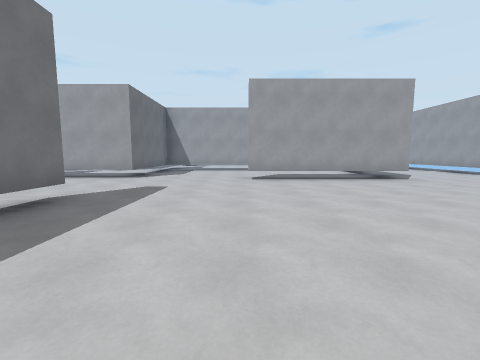
View 1 (above)

24 first-person views from a walk through a 3-D level made in the Godot game engine. The camera is 1.4 m above the floor, tilts 6° down and sees 90° across. The floor is counted in squares, 2 m on a side. Each view is taken from the middle of a square. On the plan, view 1 faces up. The plan holds only what a view shows up to about 9 squares ahead; the rest is blank.

View 2
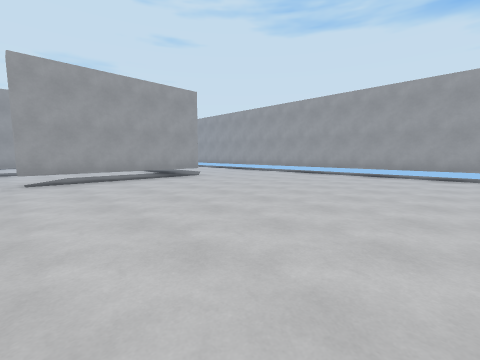

View 3
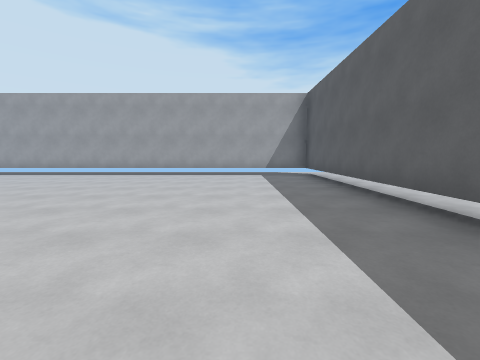

View 4
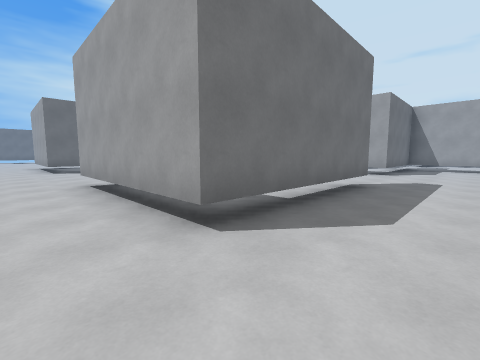

View 5
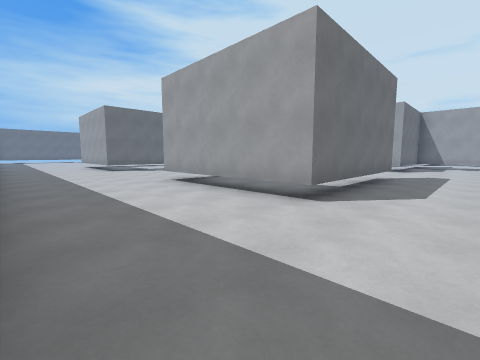

View 6
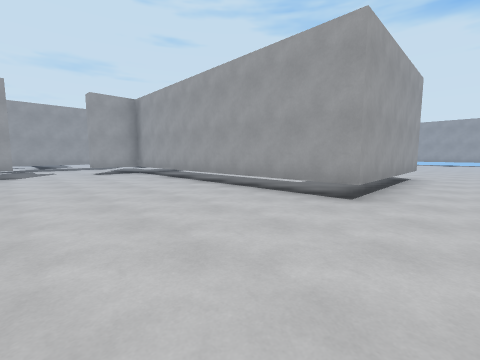

View 7
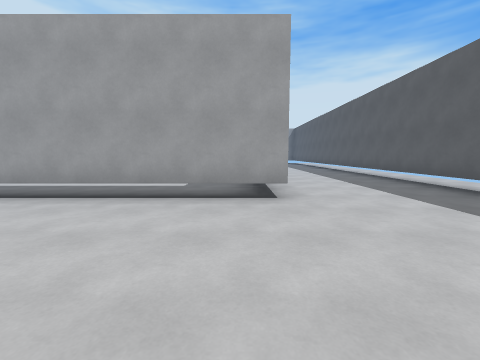

View 8
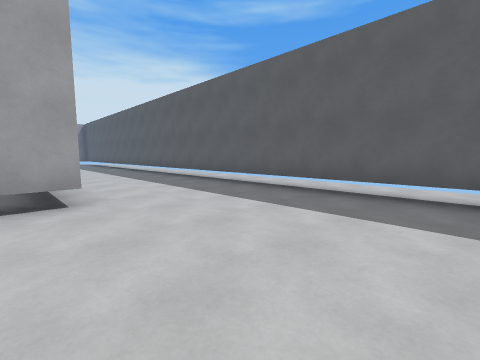

View 9
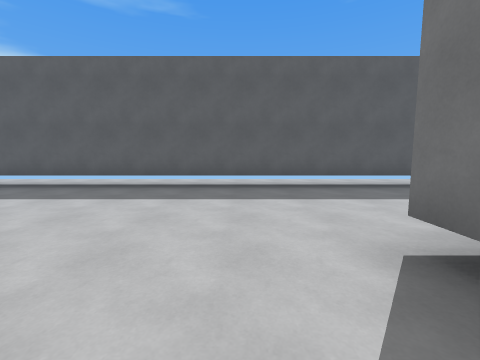

View 10
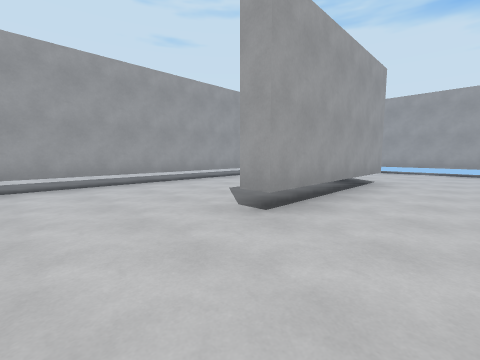

View 11
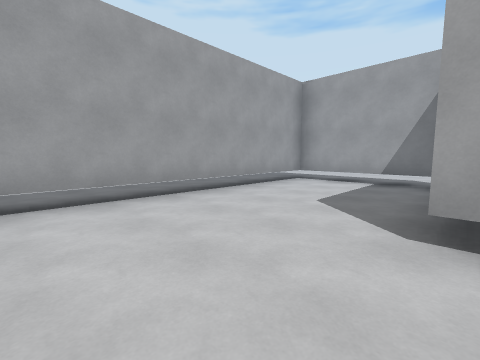

View 12
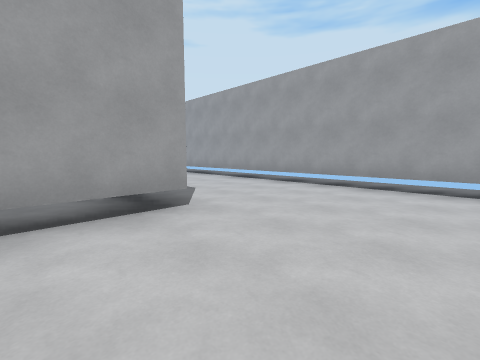

View 13
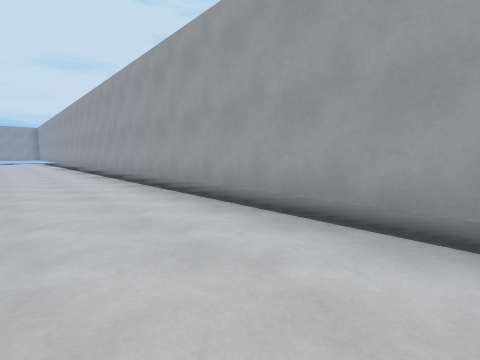

View 14
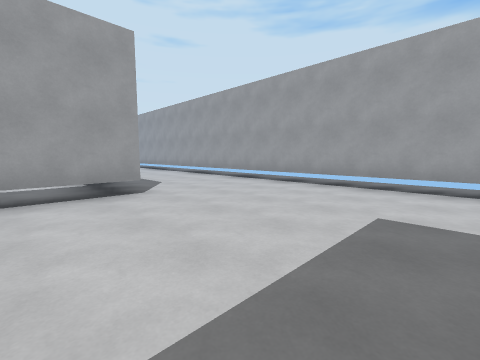

View 15
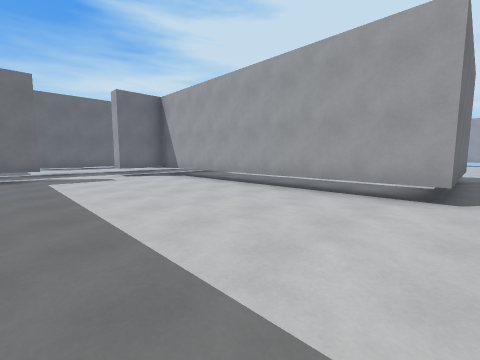

View 16
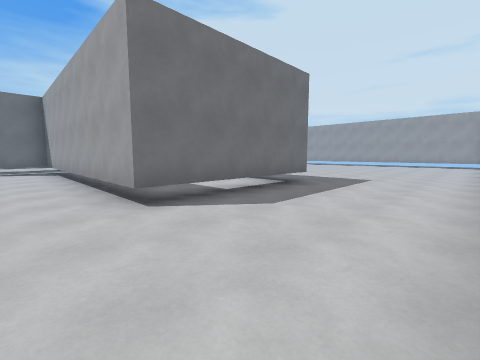

View 17
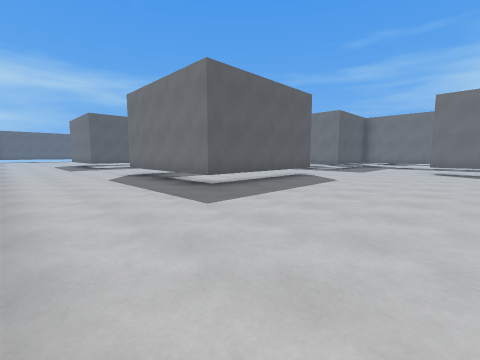

View 18
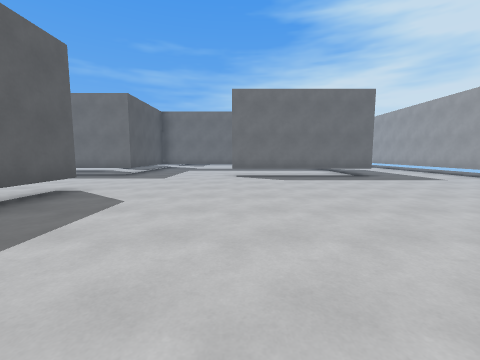

View 19
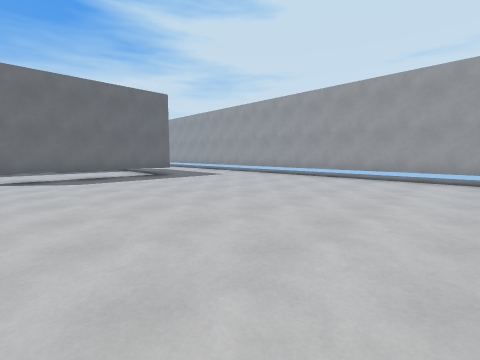

View 20
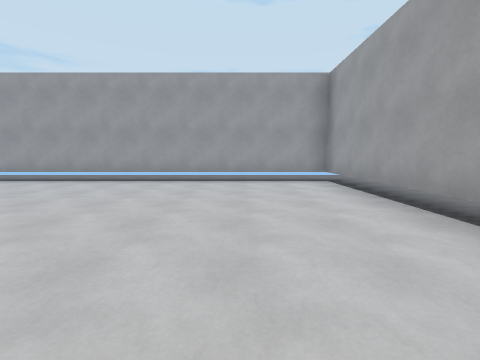

View 21
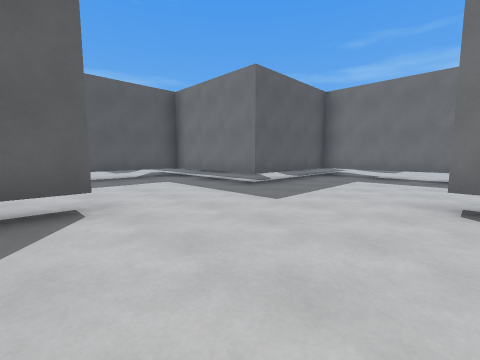

View 22
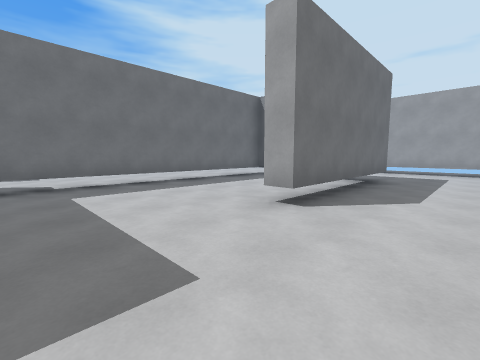

View 23
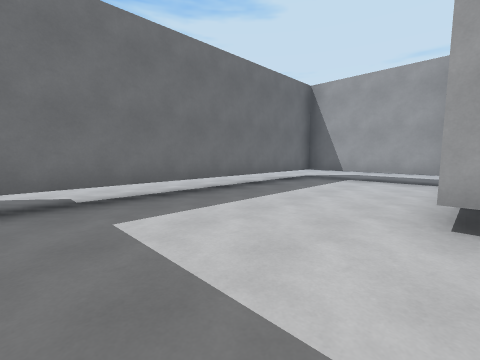

View 24
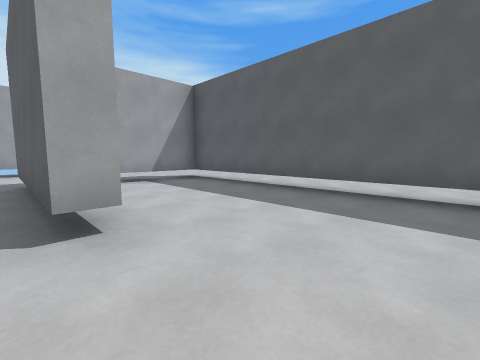

### Floor plan
Key: @ floor where view 1 was taken; # wall or solid block; . floor; T thing the floor can be seen under or through.
Columns run from 15 left of view 1 to 9 right of it. Each row starts with its distance up from view 1.
 32            ##############
 31           ..............#
 30          ...............#
 29         ................#
 28        .TTTTT...........#
 27       ..T...T...........#
 26       ..T...T...........
 25       ..T...T...........
 24      ...T...T...........
 23      ...T...............
 22      ...T...............
 21      ...#.......TTTTT...#
 20         #TTTT.......T...#
 19          ...T.......T...#
 18            .T.......T...#
 17            .TTTTTTTTT...#
 16             #...........#
 15           #.#...........#
 14           #.............#
 13           #.............#
 12            .#...........#
 11              TTTTTTT ...#
 10              .......T...#
  9           ..#.......T...#
  8     #..## ###.......T...#
  7     ....# ......TTTTT...#
  6     ....#  .............#
  5     ....T...............#
  4     ....T...............#
  3     ....T...#...........#
  2     ....T...#...........#
  1     ....T...#...........#
  0    #....#####..@........#
 -1   ......................#
 -2   ......................#
 -3  .............. ........#
 -4 ............... ........#
 -5 ##############   ########

Where each view was taken, in squares from view 1:
view 1: 0 up, 0 right, facing up
view 2: 0 up, 0 right, facing up-right
view 3: 2 down, 0 right, facing right
view 4: 2 down, 1 left, facing up-left
view 5: 4 down, 1 left, facing up-left
view 6: 2 down, 11 left, facing up-right
view 7: 0 up, 11 left, facing right
view 8: 0 up, 11 left, facing down-right
view 9: 1 up, 11 left, facing down
view 10: 5 up, 2 left, facing up-right
view 11: 7 up, 2 left, facing up-right
view 12: 4 up, 3 right, facing up-right
view 13: 7 up, 6 right, facing up-right
view 14: 12 up, 3 right, facing up-right
view 15: 12 up, 5 right, facing up-left
view 16: 15 up, 8 right, facing up-left
view 17: 25 up, 8 right, facing down-left
view 18: 24 up, 5 right, facing left
view 19: 24 up, 5 right, facing up-left
view 20: 25 up, 6 right, facing up
view 21: 24 up, 1 right, facing down-left
view 22: 21 up, 1 left, facing up-left
view 23: 21 up, 3 left, facing up-left
view 24: 21 up, 2 left, facing down-right
